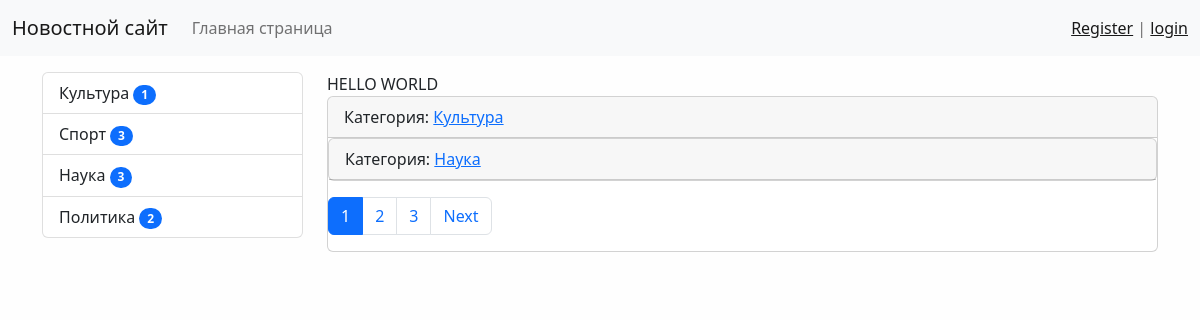
The page / on the database its author committed.
### news/models.py (models this page shows, shortened)
class Category(models.Model):
    title = models.CharField(max_length=150, db_index=True, verbose_name='Наименование категории')
    def get_absolute_url(self):
        return reverse('category', kwargs={'category_id': self.pk})
    def __str__(self):
        return self.title
    class Meta:
        verbose_name = 'Категория'
        verbose_name_plural = 'Категория'
        ordering = ['title']

class News(models.Model):
    title = models.CharField(max_length=150, verbose_name='Заголовок')
    content = models.TextField(blank=True, verbose_name='Контент')
    create_at = models.DateTimeField(auto_now_add=True, verbose_name='Дата публикации')
    update_at = models.DateTimeField(auto_now=True, verbose_name='Обновлено')
    photo = models.ImageField(upload_to='photos/%Y/%m/%d', verbose_name='Фото', blank=True)
    is_published = models.BooleanField(default=True, verbose_name='Опубликовано')
    category = models.ForeignKey('Category', on_delete=models.PROTECT, verbose_name='Наименование категории')
    class Meta:
        verbose_name = "Новость"
        verbose_name_plural = "Новость"
        ordering = ['id']

### news/views.py (the view)
# urls.py: path('', HomeNews.as_view(), name='home'),
class HomeNews(MyMixin, ListView):
    model = News
    template_name = 'news/home_news_list.html'
    context_object_name = 'news'
    mixin_prop = 'hello world'
    paginate_by = 2
    def get_context_data(self, *, object_list=None, **kwargs):
        context = super().get_context_data(**kwargs)
        context['title'] = self.get_upper('главная страница')
        context['mixin_prop'] = self.get_prop()
        return context
    def get_queryset(self):
        return News.objects.filter(is_published=True).select_related('category')

### news/templatetags/news_tags.py (called while the page is built)
@register.inclusion_tag('news/list_categories.html')
def show_categories():
    categories = Category.objects.annotate(cnt=Count('news', filter=F('news__is_published'))).filter(cnt__gt=0)
    return {'categories': categories}

### news/utils.py (called while the page is built)
    def get_prop(self):
        return self.mixin_prop.upper()

    def get_upper(self, s):
        if isinstance(s, str):
            return s.upper()
        else:
            return s.title.upper()

### news/templates/news/home_news_list.html (shortened to what this page needs)
{% extends 'base.html' %}
{% block sidebar %}
{% include 'inc/_sidebar.html'%}
{% endblock %}
{% block content %}
{{ mixin_prop }}
{% for item in news %}
<div class="card mb-3">
    <div class="card-header">
        Категория: <a href="{{ item.category.get_absolute_url }}}">{{item.category}}</a>
    </div>
{% endfor %}
</div>
{% endblock %}

### templates/base.html (shortened to what this page needs)
{% load static %}
<!doctype html>
<html lang="en">
<head>
    <link href="{% static 'bootstrap/css/bootstrap.min.css'%}" rel="stylesheet"
>
    <link href="{% static 'css/styles.css' %}" rel="stylesheet">
</head>
<body>
{% include 'inc/_nav.html'%}
<div class="container mt-3">
    <div class="row">
        <div class="col-md-3">
            {% block sidebar %}SIDEBAR{% endblock %}
        </div>
        <div class="col-md-9">
            {% block content %}CONTENT{% endblock %}
            {% if page_obj.has_other_pages %}
            <nav aria-label="...">
                <ul class="pagination">
                    {% for p in page_obj.paginator.page_range %}
                    {% if page_obj.number == p %}
                    <li class="page-item active" aria-current="page">
                        <a class="page-link" href="?page={{ p }}">{{ p }}</a>
                    </li>
                    {% elif p > page_obj.number|add:-3 and p < page_obj.number|add:3 %}
                    <li class="page-item">
                        <a class="page-link" href="?page={{ p }}">{{ p }}</a>
                    </li>
                    {% endif %}
                    {% endfor %}
                    {% if page_obj.has_next %}
                    <li class="page-item">
                        <a class="page-link" href="?page={{ page_obj.next_page_number }}">Next</a>
                    </li>
                    {% endif %}
                </ul>
            </nav>
            {% endif %}
        </div>
    </div>
</div>
</div>
</body>
</html>
</body>
</html>

### templates/inc/_nav.html (shortened to what this page needs)
<nav class="navbar navbar-expand-lg bg-light">
    <div class="container-fluid">
        <a class="navbar-brand" href="{% url 'home' %}">Новостной сайт</a>
        <div class="collapse navbar-collapse" id="navbarSupportedContent">
            <ul class="navbar-nav me-auto mb-2 mb-lg-0">
                <li class="nav-item"><a class="nav-link" href="{% url 'home' %}">Главная страница</a></li>
            </ul>
            <span class="navbar-text">
                {% if request.user.is_authenticated %}
                Добро пожаловать {{ user.username }} | <a href="{% url 'logout' %}">Выход</a>
                {% else %}
                <a href="{% url 'register' %}">Register</a> | <a href="{% url 'login' %}">login</a>
                {% endif %}
            </span>
        </div>
    </div>
</nav>

### templates/inc/_sidebar.html
{% load news_tags %}
{% show_categories %}

### news/templates/news/list_categories.html
<div class="list-group">
    {% for item in categories %}
    <a href="{{ item.get_absolute_url }}" class="list-group-item list-group-item-action">{{item.title}}
    <span class="badge bg-primary rounded-pill">{{ item.cnt }}</span>
    </a>
    {% endfor %}
</div>

### nicesite/static/css/styles.css (style rules this page uses)
body { background-color: #fefefe; }

### rows shown on the page
Category: title "Культура", cnt "1"
Category: title "Спорт", cnt "3"
Category: title "Наука", cnt "3"
Category: title "Политика", cnt "2"
News: category "Культура"
News: category "Наука"

### other values the page prints
{{ mixin_prop }} "HELLO WORLD"
{{ p }} "1"
{{ p }} "2" "3"
